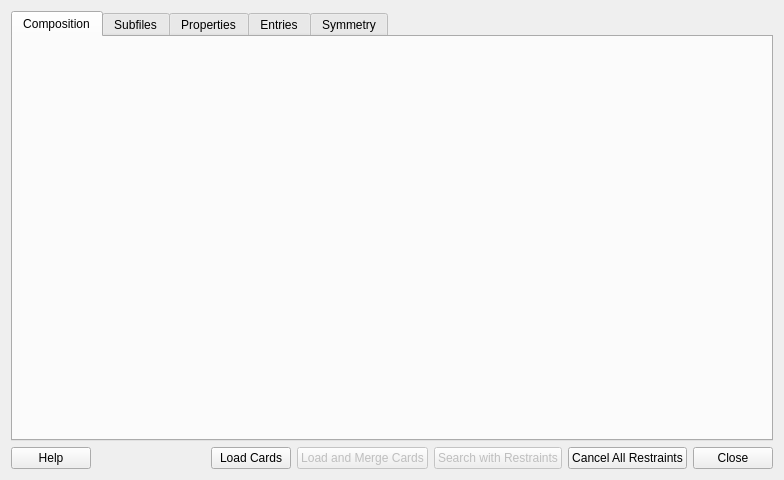
<?xml version="1.0" encoding="UTF-8"?>
<ui version="4.0">
 <class>RestraintsDialog</class>
 <widget class="QDialog" name="RestraintsDialog">
  <property name="geometry">
   <rect>
    <x>0</x>
    <y>0</y>
    <width>784</width>
    <height>480</height>
   </rect>
  </property>
  <property name="windowTitle">
   <string>Restraints</string>
  </property>
  <layout class="QVBoxLayout" name="verticalLayout">
   <item>
    <widget class="QTabWidget" name="tabWidget">
     <property name="currentIndex">
      <number>0</number>
     </property>
     <widget class="QWidget" name="tabComposition">
      <attribute name="title">
       <string>Composition</string>
      </attribute>
     </widget>
     <widget class="QWidget" name="tabSubfiles">
      <attribute name="title">
       <string>Subfiles</string>
      </attribute>
     </widget>
     <widget class="QWidget" name="tabProperties">
      <attribute name="title">
       <string>Properties</string>
      </attribute>
      <layout class="QVBoxLayout" name="layoutProperties">
       <item>
        <layout class="QHBoxLayout" name="layoutChemicalName">
         <item>
          <widget class="QLabel" name="labelChemicalName">
           <property name="text">
            <string>Chemical name (substring match):</string>
           </property>
          </widget>
         </item>
         <item>
          <widget class="QLineEdit" name="chemicalNameEdit">
           <property name="placeholderText">
            <string>e.g.  nickel, potassium</string>
           </property>
          </widget>
         </item>
        </layout>
       </item>
       <item>
        <layout class="QHBoxLayout" name="layoutColor">
         <item>
          <widget class="QLabel" name="labelColor">
           <property name="text">
            <string>Color:</string>
           </property>
          </widget>
         </item>
         <item>
          <widget class="QLineEdit" name="colorEdit"/>
         </item>
         <item>
          <widget class="QPushButton" name="availableColorsButton">
           <property name="text">
            <string>Available colors</string>
           </property>
          </widget>
         </item>
        </layout>
       </item>
       <item>
        <widget class="QGroupBox" name="groupBoxDensity">
         <property name="title">
          <string>Density</string>
         </property>
         <layout class="QHBoxLayout" name="horizontalLayout">
          <item>
           <layout class="QHBoxLayout" name="layoutDensityTolerance">
            <item>
             <layout class="QFormLayout" name="formLayout_3">
              <property name="topMargin">
               <number>10</number>
              </property>
              <item row="0" column="0">
               <widget class="QLabel" name="labelDensityCalculated">
                <property name="text">
                 <string>Calculated:</string>
                </property>
               </widget>
              </item>
              <item row="0" column="1">
               <widget class="QLineEdit" name="densityCalculatedEdit">
                <property name="placeholderText">
                 <string/>
                </property>
               </widget>
              </item>
              <item row="1" column="0">
               <widget class="QLabel" name="labelDensityMeasured">
                <property name="text">
                 <string>Measured:</string>
                </property>
               </widget>
              </item>
              <item row="1" column="1">
               <widget class="QLineEdit" name="densityMeasuredEdit">
                <property name="placeholderText">
                 <string/>
                </property>
               </widget>
              </item>
             </layout>
            </item>
            <item>
             <layout class="QVBoxLayout" name="verticalLayout_2">
              <property name="leftMargin">
               <number>0</number>
              </property>
              <item>
               <layout class="QHBoxLayout" name="horizontalLayout_2">
                <item>
                 <widget class="QLabel" name="labelDensityTolerance">
                  <property name="text">
                   <string>Tolerance:</string>
                  </property>
                 </widget>
                </item>
                <item>
                 <widget class="QLineEdit" name="densityToleranceEdit">
                  <property name="text">
                   <string>0.1</string>
                  </property>
                 </widget>
                </item>
               </layout>
              </item>
             </layout>
            </item>
           </layout>
          </item>
         </layout>
        </widget>
       </item>
       <item>
        <spacer name="spacerPropertiesBottom">
         <property name="orientation">
          <enum>Qt::Orientation::Vertical</enum>
         </property>
         <property name="sizeHint" stdset="0">
          <size>
           <width>20</width>
           <height>40</height>
          </size>
         </property>
        </spacer>
       </item>
      </layout>
     </widget>
     <widget class="QWidget" name="tabEntries">
      <attribute name="title">
       <string>Entries</string>
      </attribute>
      <layout class="QVBoxLayout" name="layoutEntries">
       <item>
        <widget class="QLabel" name="labelEntriesInfo">
         <property name="text">
          <string>Enter card IDs separated by spaces:</string>
         </property>
        </widget>
       </item>
       <item>
        <widget class="QPlainTextEdit" name="entryIdsEdit">
         <property name="placeholderText">
          <string>e.g.  1000000 1000017 2000345</string>
         </property>
        </widget>
       </item>
       <item>
        <layout class="QHBoxLayout" name="layoutEntriesClear">
         <item>
          <widget class="QPushButton" name="clearEntryIdsButton">
           <property name="text">
            <string>Clear</string>
           </property>
          </widget>
         </item>
         <item>
          <spacer name="spacerEntriesClear">
           <property name="orientation">
            <enum>Qt::Orientation::Horizontal</enum>
           </property>
           <property name="sizeHint" stdset="0">
            <size>
             <width>40</width>
             <height>20</height>
            </size>
           </property>
          </spacer>
         </item>
        </layout>
       </item>
       <item>
        <spacer name="spacerEntries">
         <property name="orientation">
          <enum>Qt::Orientation::Vertical</enum>
         </property>
         <property name="sizeHint" stdset="0">
          <size>
           <width>20</width>
           <height>40</height>
          </size>
         </property>
        </spacer>
       </item>
      </layout>
     </widget>
     <widget class="QWidget" name="tabSymmetry">
      <attribute name="title">
       <string>Symmetry</string>
      </attribute>
      <layout class="QVBoxLayout" name="layoutSymmetries">
       <item>
        <widget class="QGroupBox" name="groupBoxCrystalSystem">
         <property name="title">
          <string>Crystal system</string>
         </property>
         <layout class="QGridLayout" name="layoutCrystalSystem">
          <item row="0" column="0">
           <widget class="QCheckBox" name="checkCubic">
            <property name="text">
             <string>Cubic</string>
            </property>
           </widget>
          </item>
          <item row="0" column="1">
           <widget class="QCheckBox" name="checkHexagonalTrigonal">
            <property name="text">
             <string>Hexagonal/trigonal</string>
            </property>
           </widget>
          </item>
          <item row="1" column="0">
           <widget class="QCheckBox" name="checkMonoclinic">
            <property name="text">
             <string>Monoclinic</string>
            </property>
           </widget>
          </item>
          <item row="1" column="1">
           <widget class="QCheckBox" name="checkOrthorhombic">
            <property name="text">
             <string>Orthorhombic</string>
            </property>
           </widget>
          </item>
          <item row="2" column="0">
           <widget class="QCheckBox" name="checkTetragonal">
            <property name="text">
             <string>Tetragonal</string>
            </property>
           </widget>
          </item>
          <item row="2" column="1">
           <widget class="QCheckBox" name="checkTriclinic">
            <property name="text">
             <string>Triclinic</string>
            </property>
           </widget>
          </item>
          <item row="3" column="0">
           <widget class="QCheckBox" name="checkRhombohedral">
            <property name="text">
             <string>Rhombohedral</string>
            </property>
           </widget>
          </item>
          <item row="3" column="1">
           <layout class="QHBoxLayout">
            <property name="spacing">
             <number>40</number>
            </property>
            <property name="leftMargin">
             <number>40</number>
            </property>
            <property name="rightMargin">
             <number>40</number>
            </property>
            <item>
             <widget class="QPushButton" name="clearCrystalSystemButton">
              <property name="text">
               <string>Clear All</string>
              </property>
             </widget>
            </item>
            <item>
             <widget class="QPushButton" name="selectAllCrystalSystemButton">
              <property name="text">
               <string>Select All</string>
              </property>
             </widget>
            </item>
           </layout>
          </item>
         </layout>
        </widget>
       </item>
       <item>
        <spacer name="verticalSpacer">
         <property name="orientation">
          <enum>Qt::Orientation::Vertical</enum>
         </property>
         <property name="sizeHint" stdset="0">
          <size>
           <width>20</width>
           <height>40</height>
          </size>
         </property>
        </spacer>
       </item>
       <item>
        <widget class="QLabel" name="labelSpaceGroup">
         <property name="text">
          <string>Space group(s) — separate with ';':</string>
         </property>
        </widget>
       </item>
       <item>
        <layout class="QHBoxLayout" name="layoutSpaceGroup">
         <item>
          <widget class="QLineEdit" name="spaceGroupEdit">
           <property name="placeholderText">
            <string>e.g.  P 1 1 2 ; P 2 1 1</string>
           </property>
          </widget>
         </item>
         <item>
          <widget class="QPushButton" name="symbolListButton">
           <property name="text">
            <string>Symbol List</string>
           </property>
          </widget>
         </item>
        </layout>
       </item>
       <item>
        <spacer name="verticalSpacer_2">
         <property name="orientation">
          <enum>Qt::Orientation::Vertical</enum>
         </property>
         <property name="sizeHint" stdset="0">
          <size>
           <width>20</width>
           <height>40</height>
          </size>
         </property>
        </spacer>
       </item>
       <item>
        <widget class="QGroupBox" name="groupBoxUnitCell">
         <property name="title">
          <string>Unit Cell Parameters</string>
         </property>
         <layout class="QVBoxLayout" name="layoutUnitCell">
          <item>
           <widget class="CellSearchWidget" name="cellSearch" native="true"/>
          </item>
         </layout>
        </widget>
       </item>
       <item>
        <spacer name="spacerSymmetries">
         <property name="orientation">
          <enum>Qt::Orientation::Vertical</enum>
         </property>
         <property name="sizeHint" stdset="0">
          <size>
           <width>20</width>
           <height>40</height>
          </size>
         </property>
        </spacer>
       </item>
      </layout>
     </widget>
    </widget>
   </item>
   <item>
    <layout class="QHBoxLayout" name="buttonLayout">
     <item>
      <widget class="QPushButton" name="helpButton">
       <property name="text">
        <string>Help</string>
       </property>
      </widget>
     </item>
     <item>
      <spacer name="buttonSpacer">
       <property name="orientation">
        <enum>Qt::Orientation::Horizontal</enum>
       </property>
       <property name="sizeHint" stdset="0">
        <size>
         <width>40</width>
         <height>20</height>
        </size>
       </property>
      </spacer>
     </item>
     <item>
      <widget class="QPushButton" name="loadCardsButton">
       <property name="icon">
        <iconset resource="../resources/resource.qrc">
         <normaloff>:/images/images/load_entry.png</normaloff>:/images/images/load_entry.png</iconset>
       </property>
       <property name="text">
        <string>Load Cards</string>
       </property>
      </widget>
     </item>
     <item>
      <widget class="QPushButton" name="loadMergeButton">
       <property name="icon">
        <iconset resource="../resources/resource.qrc">
         <normaloff>:/icons/merge-cards.png</normaloff>:/icons/merge-cards.png</iconset>
       </property>
       <property name="text">
        <string>Load and Merge Cards</string>
       </property>
       <property name="enabled">
        <bool>false</bool>
       </property>
      </widget>
     </item>
     <item>
      <widget class="QPushButton" name="searchButton">
       <property name="icon">
        <iconset resource="../resources/resource.qrc">
         <normaloff>:/icons/search-restraints.png</normaloff>:/icons/search-restraints.png</iconset>
       </property>
       <property name="text">
        <string>Search with Restraints</string>
       </property>
       <property name="enabled">
        <bool>false</bool>
       </property>
      </widget>
     </item>
     <item>
      <widget class="QPushButton" name="cancelRestraintsButton">
       <property name="icon">
        <iconset resource="../resources/resource.qrc">
         <normaloff>:/icons/clear-restraints.png</normaloff>:/icons/clear-restraints.png</iconset>
       </property>
       <property name="text">
        <string>Cancel All Restraints</string>
       </property>
      </widget>
     </item>
     <item>
      <widget class="QPushButton" name="closeButton">
       <property name="text">
        <string>Close</string>
       </property>
      </widget>
     </item>
    </layout>
   </item>
  </layout>
 </widget>
 <customwidgets>
  <customwidget>
   <class>CellSearchWidget</class>
   <extends>QWidget</extends>
   <header>gui/widgets/cellsearchwidget.h</header>
   <container>1</container>
  </customwidget>
 </customwidgets>
 <resources>
  <include location="../resources/resource.qrc"/>
 </resources>
 <connections/>
</ui>
